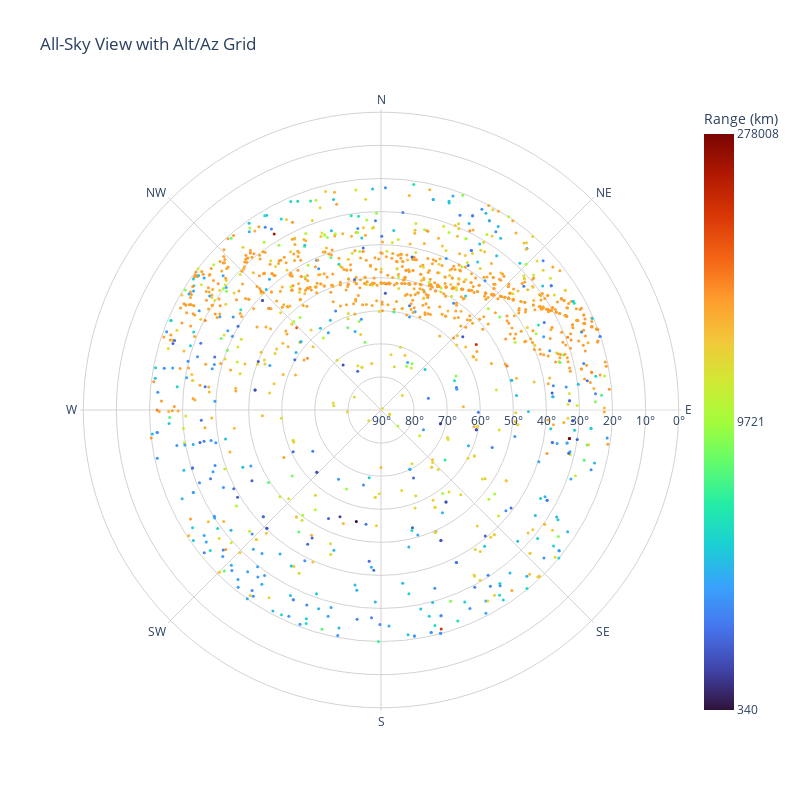

Source (notebook cell):
### Code cell
fig = go.Figure()
ranges = [sat_data['range'] for sat_data in data['data']]
min_range = min(ranges)
max_range = max(ranges)
mid_range = 10**(np.log10(min_range) + (np.log10(max_range) - np.log10(min_range))/2)


# Add scatter points for satellites
for sat_data in data['data']:
    alt = sat_data['altitude']
    az = sat_data['azimuth']
    range_km = sat_data['range']
    sat_name = f"{sat_data['name']} ({sat_data['norad_id']})"
    
    r = 90 - alt  # Inverse for polar plot
    theta = az

    
    fig.add_trace(go.Scatterpolar(
        r=[90 - sat_data['altitude']],
        theta=[sat_data['azimuth']],
        mode='markers',
        marker=dict(
            size=3,
            color=[np.log10(range_km)],
            cmin=np.log10(min_range), 
            cmax=np.log10(max_range),
            colorscale='Turbo',
            showscale=True if range_km == ranges[0] else False, 
            colorbar=dict(
            title="Range (km)",
            # Show actual range values at min, middle, and max points
            ticktext=[f"{min_range:.0f}", 
                     f"{mid_range:.0f}", 
                     f"{max_range:.0f}"],
            tickvals=[np.log10(min_range), 
                     np.log10(mid_range), 
                     np.log10(max_range)],
            tickmode="array"
        )
        ),
        hovertext=f"Name: {sat_name}<br>"
                 f"Altitude: {sat_data['altitude']:.1f}°<br>"
                 f"Azimuth: {sat_data['azimuth']:.1f}°<br>"
                 f"Range: {range_km:.1f} km",
        hoverinfo='text',
        showlegend=False  
    ))

# Configure layout
fig.update_layout(
    polar=dict(
        radialaxis=dict(
            range=[0, 91],
            ticktext=[f"{90-tick}°" for tick in [0, 10, 20, 30, 40, 50, 60, 70, 80, 90]],
            tickvals=[0, 10, 20, 30, 40, 50, 60, 70, 80, 90],
            tickmode="array",
            gridcolor="lightgray",
            showgrid=True,
            linewidth=0.5,
        ),
        angularaxis=dict(
            ticktext=['N', 'NE', 'E', 'SE', 'S', 'SW', 'W', 'NW'],
            tickvals=np.arange(0, 360, 45),
            direction='clockwise',
            gridcolor="lightgray",
            showgrid=True,
            linewidth=0.5,
        ),
        bgcolor='white',
    ),
    showlegend=False,
    title='All-Sky View with Alt/Az Grid',
    width=800,
    height=800,
    
)

fig.show()
